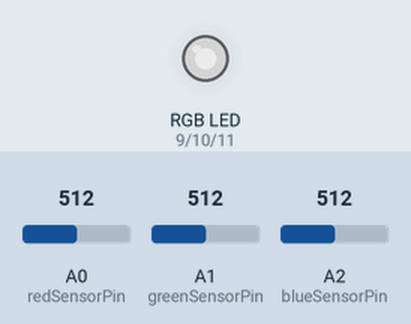
Bench run of a sketch on a simulated Arduino Uno, built with avr-gcc and run on an emulated ATmega328P. Shown: an RGB LED mixed from three pins (HIGH = lit). Inputs (shaded band) come from the test bench; at power-on: A0 (redSensorPin) = 512, A1 (greenSensorPin) = 512, A2 (blueSensorPin) = 512. Dim RGB values are drawn brighter than linear; what the sketch prints to the serial monitor is not drawn.

Above: at 1.2 s.
1.3 s: A0 (redSensorPin) set to 414
At 2.5 s:
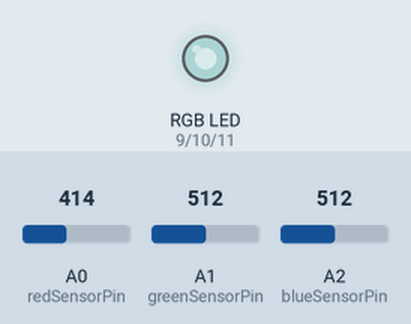
3.3 s: A0 (redSensorPin) set to 383
At 3.9 s:
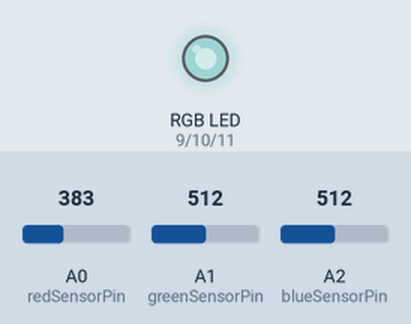
5.1 s: A1 (greenSensorPin) set to 409
At 6.5 s:
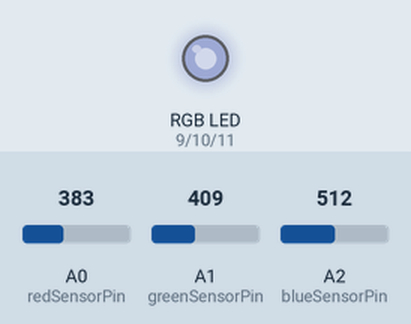
6.9 s: A1 (greenSensorPin) set to 387
At 7.9 s:
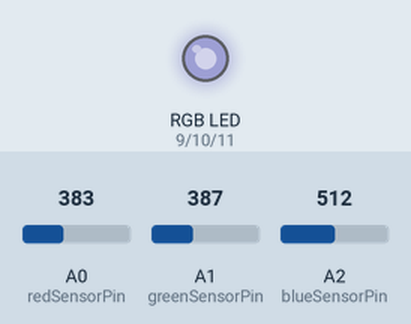
8.7 s: A2 (blueSensorPin) set to 416
At 10.0 s:
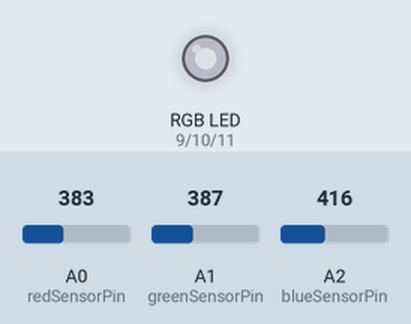
10.5 s: A2 (blueSensorPin) set to 385
At 10.9 s:
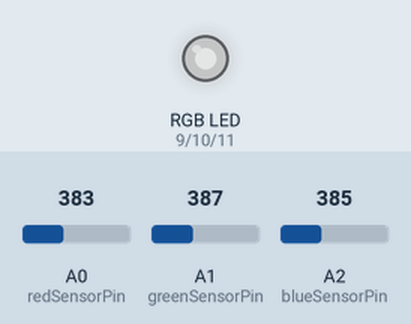
Timing chart, 0 to 13.3 s (numbered marks = the images above; inputs shaded):
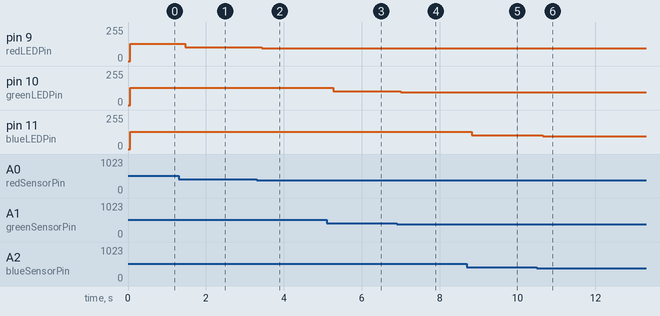

Measured:
- after the input at 1.3 s, pin 9 (redLEDPin): 128/255 → 103/255 after 0.17 s
- after the input at 3.3 s, pin 9 (redLEDPin): 103/255 → 95/255 after 0.14 s
- after the input at 5.1 s, pin 10 (greenLEDPin): 128/255 → 102/255 after 0.18 s
- after the input at 6.9 s, pin 10 (greenLEDPin): 102/255 → 96/255 after 0.10 s
- after the input at 8.7 s, pin 11 (blueLEDPin): 128/255 → 104/255 after 0.13 s
- after the input at 10.5 s, pin 11 (blueLEDPin): 104/255 → 96/255 after 0.15 s

The sketch:

sketch_project4_leddimmer.ino
```cpp
const int redLEDPin = 9;
const int greenLEDPin = 10;
const int blueLEDPin = 11;

const int redSensorPin = A0;
const int greenSensorPin = A1;
const int blueSensorPin = A2;

int redValue = 0;
int greenValue = 0;
int blueValue = 0;

int redSensorValue = 0;
int greenSensorValue = 0;
int blueSensorValue = 0;

void setup(){
  Serial.begin(9600); // start writing to the serial monitor

  pinMode(redLEDPin, OUTPUT); // set the PINs as OUTPUT
  pinMode(greenLEDPin, OUTPUT);
  pinMode(blueLEDPin, OUTPUT);
}

void loop() {
  // read the analog sensors
  redSensorValue = analogRead(redSensorPin);
  delay(5);
  greenSensorValue = analogRead(greenSensorPin);
  delay(5);
  blueSensorValue = analogRead(blueSensorPin);

  // print the values to the monitor
  Serial.print("Raw sensor values \t Red: ");
  Serial.print(redSensorValue);
  Serial.print("\t Green: ");
  Serial.print(greenSensorValue);
  Serial.print("\t Blue: ");
  Serial.print(blueSensorValue);

  // divide the value by 4 to get a value between 0-255 (original 0-1023)
  redValue = redSensorValue/4;
  greenValue = greenSensorValue/4;
  blueValue = blueSensorValue/4;

  // print the new values in the monitir
  Serial.print("Mapped sensor values \t Red: ");
  Serial.print(redValue);
  Serial.print("\t Green: ");
  Serial.print(greenValue);
  Serial.print("\t Blue: ");
  Serial.print(blueValue);

  // send the right values to the LED:s
  analogWrite(redLEDPin, redValue);
  analogWrite(greenLEDPin, greenValue);
  analogWrite(blueLEDPin, blueValue);
}
```
